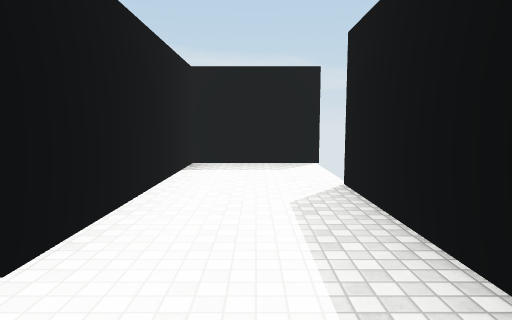
view 1 (above)

24 first-person views from a walk through a 3-D level made in the Unity game engine. The camera is 1.5 m above the floor, tilts 6° down and sees 75° across. The floor is counted in squares, 2 m on a side. Each view is taken from the middle of a square. On the plan, view 1 faces up. The plan holds only what a view shows up to about 11 squares ahead; the rest is blank. The place goes on beyond the plan. The player character is not drawn. Surface patterns are stand-ins for the level's own textures.

view 2
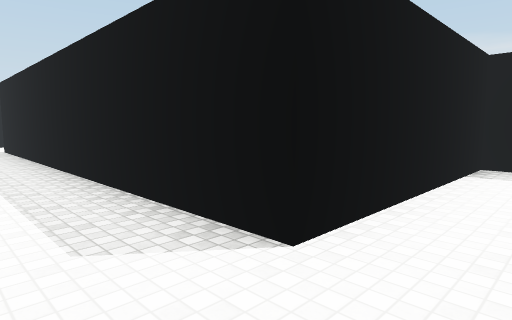

view 3
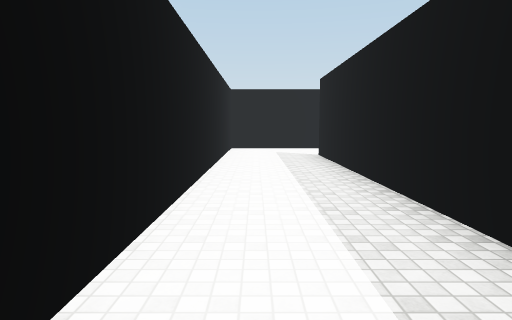

view 4
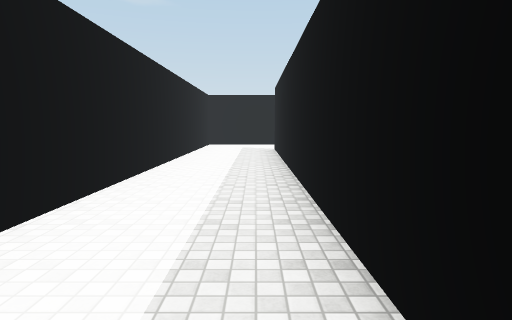

view 5
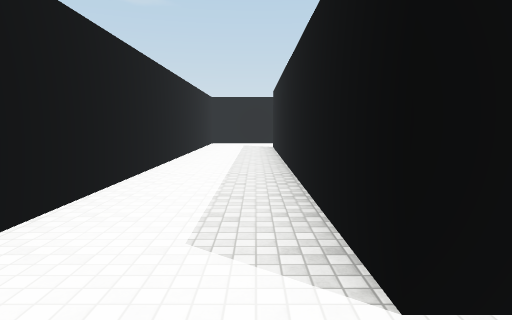

view 6
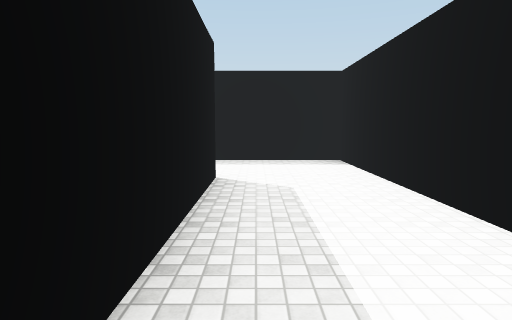

view 7
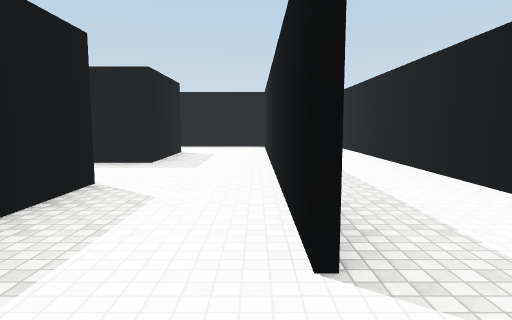

view 8
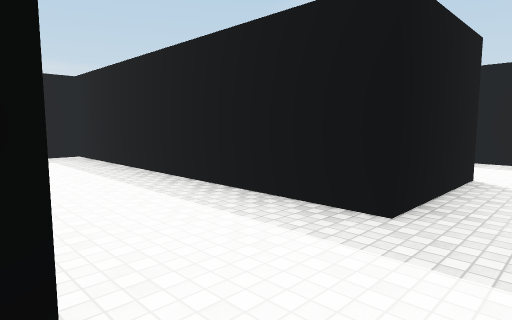

view 9
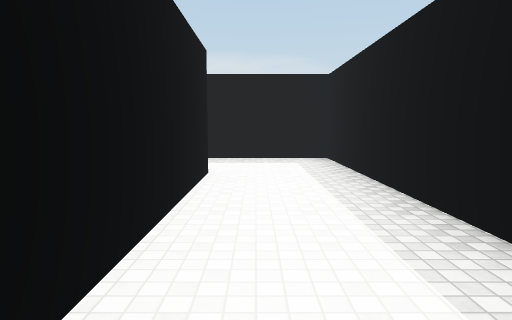

view 10
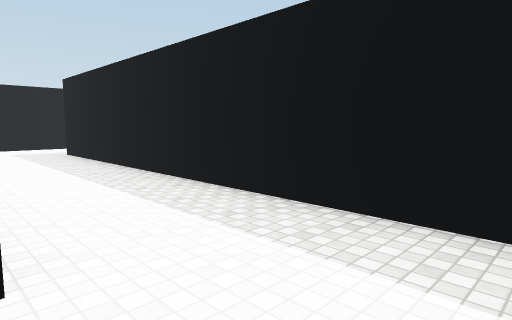

view 11
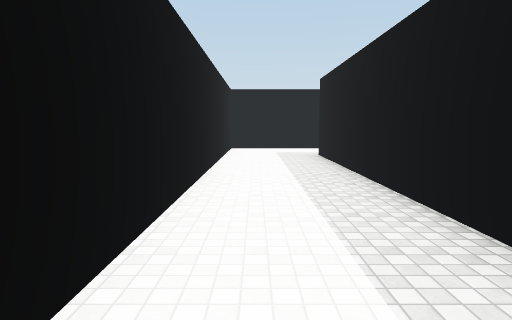

view 12
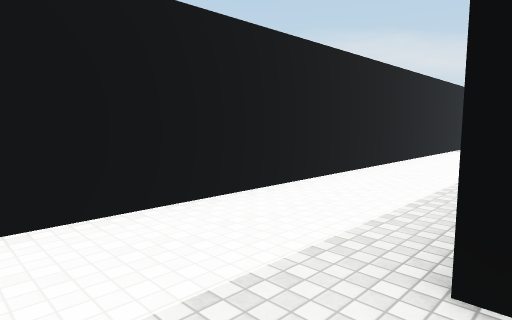

view 13
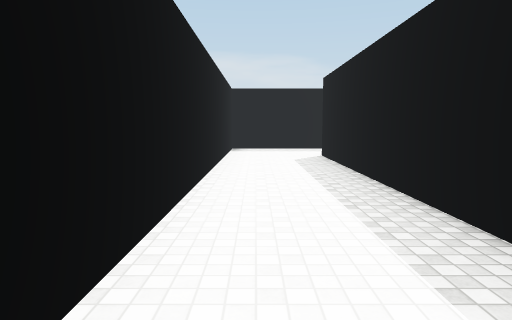

view 14
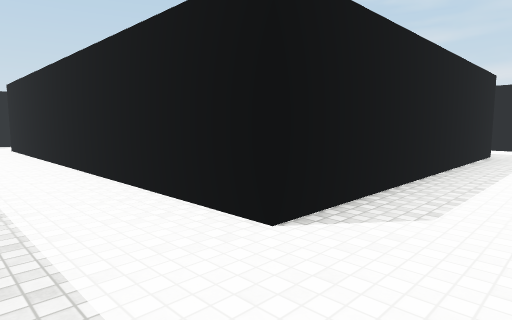

view 15
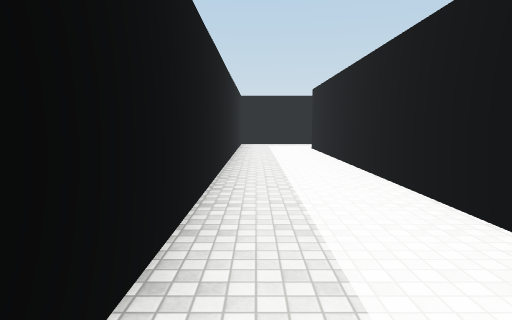

view 16
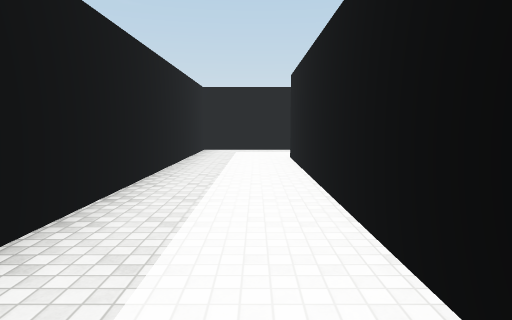

view 17
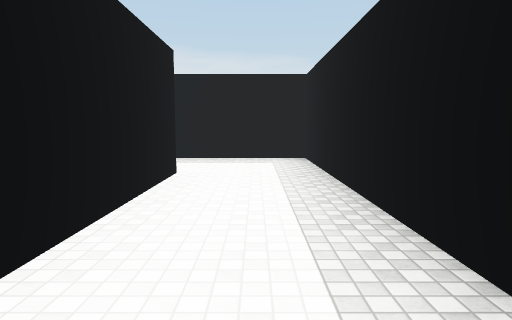

view 18
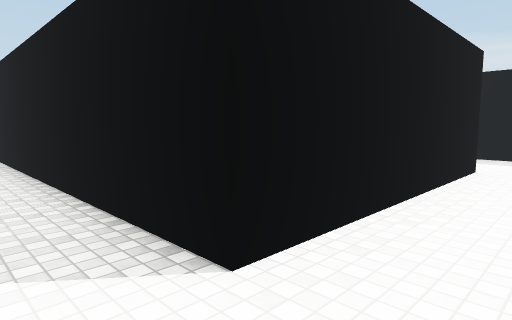

view 19
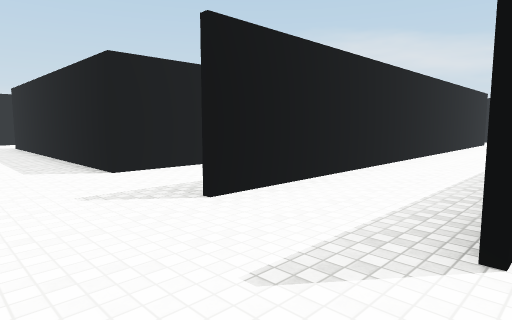

view 20
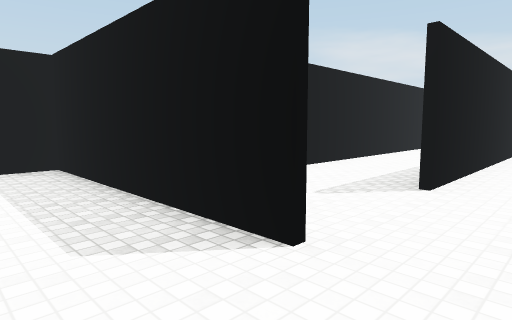

view 21
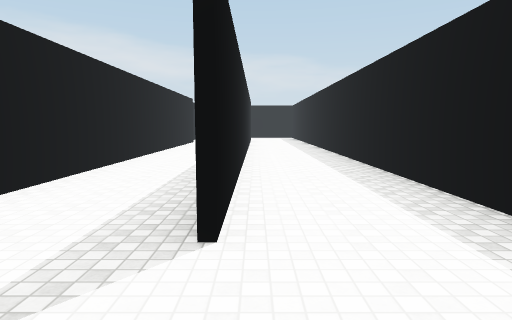

view 22
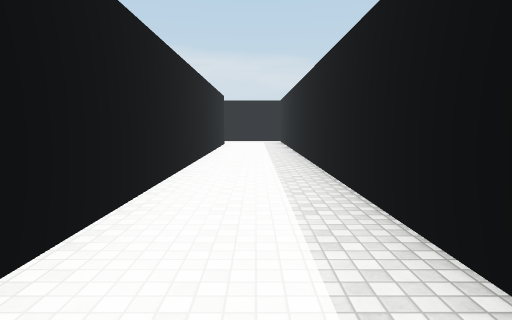

view 23
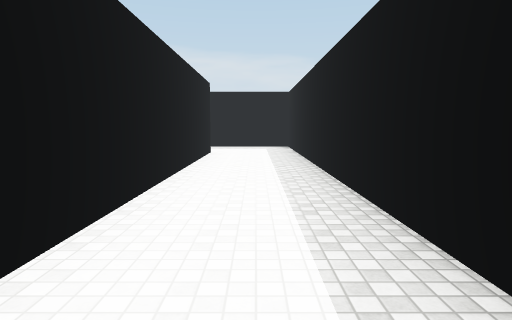

view 24
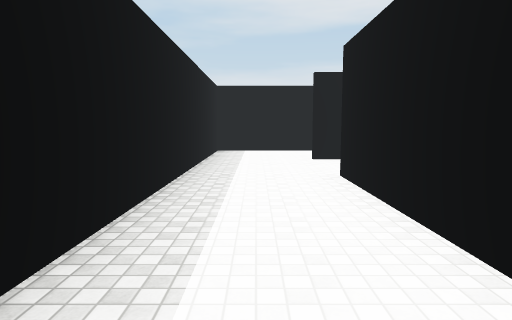

### Floor plan
Points are (right, up) in squares from view 1. A wall is a line through its corners. A room is listed if a view was taken in it or the views show most of it. See-through windows are left out.
Room 1 (views 1, 2, 3, 4, 5, 6)
walls: (-1.3, 4.6) (-1.3, 1.6) (-11.4, 1.6); (-13.8, 2.1) (-13.8, -0.8) (1.1, -0.8) (1.1, 4.2)
ways out: opening at (-12.5, 2) to room 2; opening at (0, 4)
Room 2 (views 7, 8, 9, 10, 11, 12, 13, 14, 15, 16)
walls: (-5.9, 11.6) (-16.4, 11.6) (-16.4, 19.2) (-6.2, 19.2); (-8.8, 4.1) (-10.4, 4.1); (-11.5, 1.7) (-2.1, 1.7); (-3.8, 4.1) (-6.4, 4.1) (-6.4, 11.6); (-3.9, 19.6) (-3.9, 21.6) (-18.7, 21.6) (-18.7, 9.2) (-8.8, 9.2) (-8.8, 4.9); (-1.4, 3.9) (-1.4, 4.6)
ways out: opening at (-12.5, 2) to room 1; opening at (-5, 20) to room 3; opening at (-2.5, 4)
Room 3 (views 17, 18)
walls: (-3.9, 15.4) (-3.9, 19.6); (-6.2, 19.2) (-6.2, 14.1) (-13.9, 14.1)
ways out: opening at (-5, 20) to room 2; opening at (-4, 13.5) to room 5
Room 4 (views 19, 20, 21)
walls: (-1.8, 9.2) (1.1, 9.2) (1.1, 12.4); (-1.2, 11.6) (-5.9, 11.6); (-6.2, 11.6) (-6.2, 10.8)
ways out: opening at (-0.5, 12) to room 5
Room 5 (views 22, 23, 24)
walls: (-3.7, 24.9) (-3.7, 14); (1.1, 12.4) (1.1, 29.6); (-1.9, 11.7) (-1.2, 11.7); (-1.3, 29.2) (-1.3, 14)
ways out: opening at (-4, 13.5) to room 3; opening at (-0.5, 12) to room 4; opening at (0, 30)

Positions as (right, up) in squares from view 1, and headings:
1: (0, 0), facing up
2: (0, 0), facing up-left
3: (-3, 0), facing left
4: (-1, 1), facing left
5: (0, 1), facing left
6: (-6, 1), facing right
7: (-13, 2), facing right
8: (-9, 3), facing up-right
9: (-8, 4), facing up
10: (-7, 9), facing up-left
11: (-8, 10), facing left
12: (-16, 10), facing up-left
13: (-18, 11), facing up
14: (-18, 21), facing down-right
15: (-17, 21), facing right
16: (-14, 20), facing right
17: (-5, 14), facing up
18: (-5, 13), facing up-left
19: (-1, 12), facing up-left
20: (0, 10), facing up-left
21: (-1, 12), facing up
22: (0, 16), facing up
23: (0, 20), facing up
24: (0, 19), facing down
